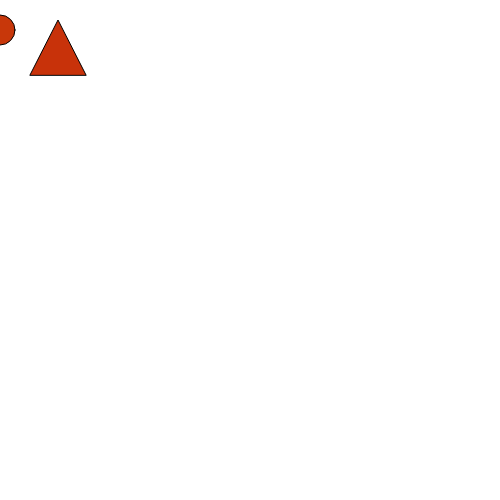
Frame 1 (no input)
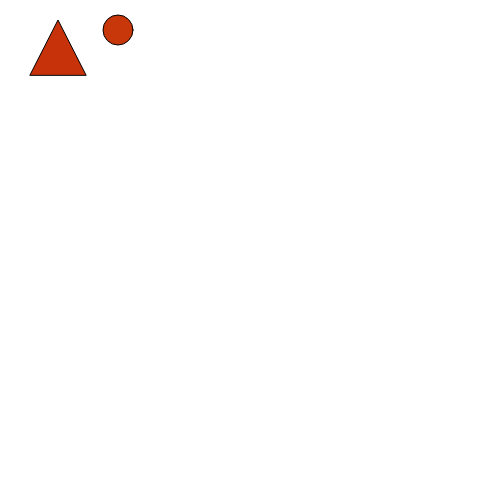
Frame 60 (no input)
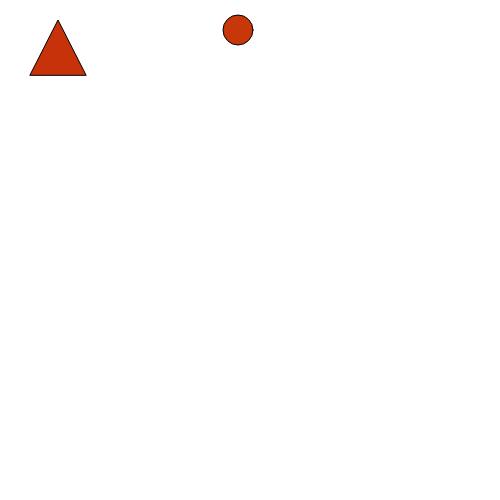
Frame 120 (the mouse pressed at the canvas centre since frame 60)

The p5.js sketch that drew these frames (run headless with seeded random() and noise() and a simulated clock; from frame 60 on, the mouse is pressed at the canvas centre):

// p5.js sketch
// ── sketch.js
var i;

function setup() {
  createCanvas(500,500);
  i = 0;
}

function draw() {
  background(255);
  
  fill(200,55,10);
  ellipse(i,30,30,30);
  
  fill(200,50,10);
  triangle(30,75,58,20,86,75);
  
  i = i + 2;
}
